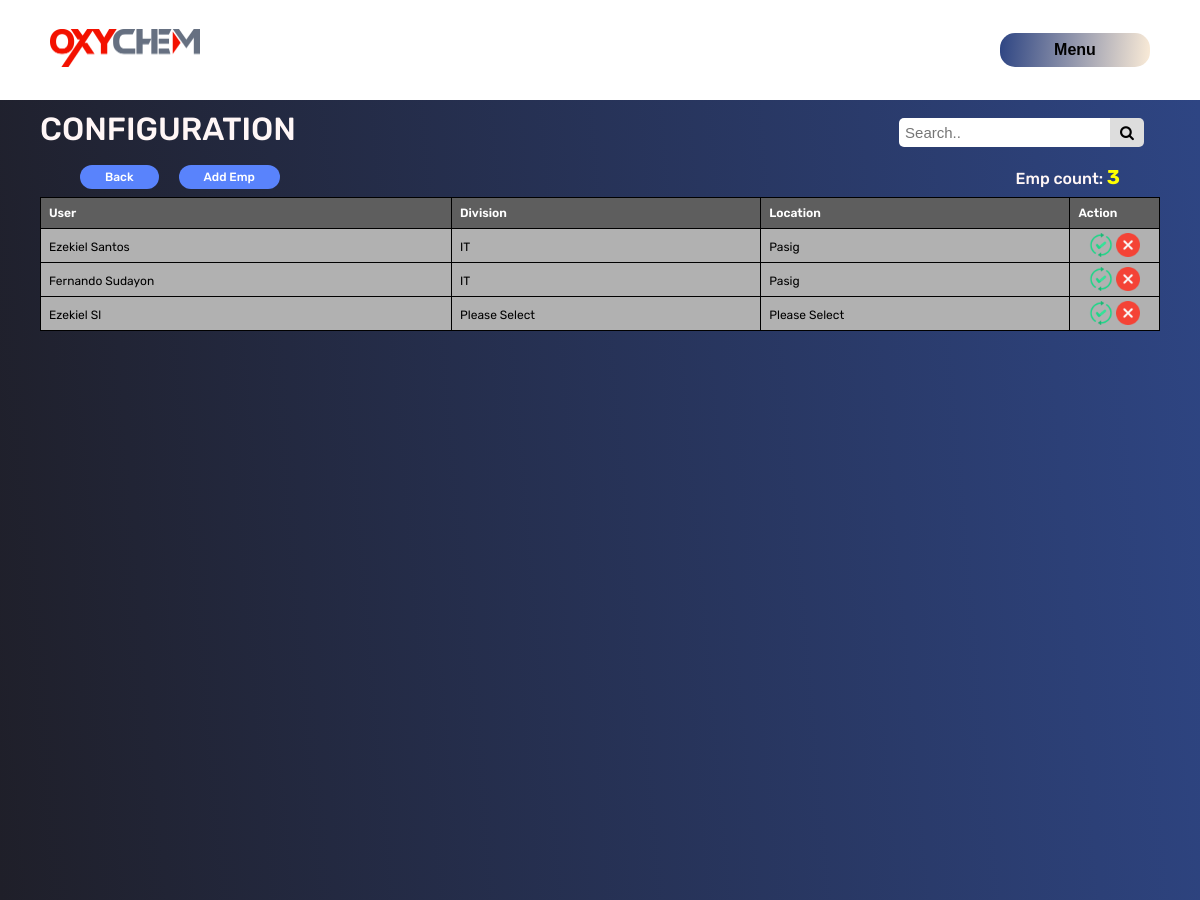
The app's page /admin/emp_List.php (signed in) with its own data.
### tables this page shows
CREATE TABLE `employee_tbl` (
  `id` int(11) NOT NULL,
  `name` varchar(120) NOT NULL,
  `division` varchar(120) NOT NULL,
  `location` varchar(120) NOT NULL,
  `status` int(11) NOT NULL
);

### php/functions.php (called while the page is built, shortened)
<?php
$db = new Connection();
class Operations {
    function searchEmp() {
        global $db;
        if(isset($_POST['search'])) {
            $search = $_POST['search'];
            $sql = "SELECT * FROM employee_tbl WHERE name LIKE '%$search%' OR division LIKE '%$search%' OR location LIKE '%$search%' ORDER BY status DESC";
            $res = mysqli_query($db->conn, $sql);
            return $res;
        } else {
            $sql = "SELECT * FROM employee_tbl ORDER BY status DESC";
            $res = mysqli_query($db->conn, $sql);
            return $res;
        }
    }
}
?>

### php/db_connection.php (called while the page is built, shortened)
<?php
include 'functions.php';
class Connection {
    public $host = "localhost";
    public $user = "root";
    public $password = "";
    public $db_name = "db_oxychem";
    public function __construct() {
        $this->conn = mysqli_connect($this->host, $this->user, $this->password, $this->db_name);
    }
}
?>

### admin/emp_List.php (the view, shortened to what this page needs)
<?php
require_once '../php/db_connection.php';
$getAllRecord = new Operations();
?>
<!DOCTYPE html>
<html lang="en">
<head>
    <link rel="stylesheet" href="../css/styles.css">
    <link rel="stylesheet" href="https://cdnjs.cloudflare.com/ajax/libs/font-awesome/4.7.0/css/font-awesome.min.css">
</head>
<body>
    <?php include '../inc/header.php'; ?>
        <div class="content">
            <div class="title">
                <h1> CONFIGURATION </h1>
                <div class="search-container">
                <form action="" method="POST">
                    <input type="text" placeholder="Search.." name="search">
                    <button type="submit"><i class="fa fa-search"></i></button>
                </form>
                </div>
            </div>
            <div class="table-nav">
                <div class="link-btns">
                    <a href="../admin/dashboard.php" class="link-btn" >Back</a>
                    <a href="../php/add_emp_info.php" class="link-btn">Add Emp</a>
                </div>
                <?php
                    $List = $getAllRecord->searchEmp();
                    $rowCount = $List->num_rows;
                ?>
                <div class="count">
                    <p>Emp count: <b style="color: yellow; font-size: 20px;"><?php echo $rowCount; ?></b></p>
                </div>
            </div>
            <form action="" method="get">
                <table class="assets-table" id="myTable">
                    <tr>
                        <th onclick="sortTable(0)">User</th>
                        <th>Division</th>
                        <th>Location</th>
                        <th colspan="2" width="8%">Action</th>
                    </tr>
                    <?php
                        while($row = mysqli_fetch_assoc($List)) {
                            $status = $row['status'];
                            if($status==0) {
                                echo "<tr style='background-color: pink'>";
                            } else {
                                echo "<tr>";
                            }
                    ?>
                        <td><?php echo $row['name']; ?></td>
                        <td><?php echo $row['division']; ?></td>
                        <td><?php echo $row['location']; ?></td>
                        <td>
                        <center>
                            <a href="../update/empUpd.php?empID=<?php echo $row['id']; ?>"><img src="../assets/icons/update.png" width="24px"></a>
                            <a href="../update/remove.php?empID=<?php echo $row['id']; ?>" onclick="return checkDelete()"><img src="../assets/icons/remove.png" width="24px"></a>
                        </center>
                        </td>
                    </tr>
                    <?php
                        }
                    ?>
                </table>
            </form>
        </div>
</body>
</html>

### css/styles.css (style rules this page uses)
* { margin: 0; padding: 0; box-sizing: border-box; scroll-behavior: smooth; }
:root { --bg-color: #1F1F29; --main-color: #5983FC; --sec-color: #3E60C1; --ter-color: #2E4583; }
h1, h2, p, a, label { font-family: "Rubik", sans-serif; font-weight: 500; }
a { font-family: "Rubik", sans-serif; text-decoration: none; color: white; }
body { background-color: var(--ter-color); color: rgb(255, 246, 246); font-family: "Rubik", sans-serif; min-height: 100dvh; overflow: hidden; }
.content { min-height: 100dvh; background: linear-gradient(-95deg, var(--ter-color), var(--bg-color)); width: 100%; padding: 10px 40px; }
.table-nav { display: flex; justify-content: space-evenly; }
.assets-table, table { background-color: #b1b1b1; color: black; font-size: 12px; width: 100%; border-collapse: collapse; }
th, td { border: 1px solid black; text-align: left; padding: 4px 8px 2px 8px; }
th { font-weight: 600; padding: 8px; background-color: rgb(94, 94, 94); color: white; }
.count { display: flex; align-items: center; text-wrap: nowrap; padding: 5px 40px; height: 40px; font-size: 16px; }
.link-btns { display: flex; align-items: center; gap: 20px; padding: 5px 40px; height: 40px; width: 100%; }
.link-btn { background-color: var(--main-color); padding: 5px 25px; border-radius: 15px; font-size: 12px; border: none; color: white; cursor: pointer; transition: all .3s; }
.title { display: flex; justify-content: space-between; }
.search-container { font-size: 5px; margin-bottom: 10px; }
input[type=text], input[type=select], input[type=date] { padding-left: 15px; border-radius: 5px 0 0 5px; padding: 6px; margin-top: 8px; font-size: 15px; border: none; }
.search-container button { border-radius: 0 5px 5px 0; float: right; padding: 6px 10px; margin-top: 8px; margin-right: 16px; background: #ddd; font-size: 15px; border: none; cursor: pointer; }

### admin/emp_List.php (style rules this page uses)
th { cursor: pointer; }

### records on screen
employee_tbl: name "Ezekiel Santos", division "IT", location "Pasig"
employee_tbl: name "Fernando Sudayon", division "IT", location "Pasig"
employee_tbl: name "Ezekiel Sl", division "Please Select", location "Please Select"

### other values on screen
$rowCount "3"
